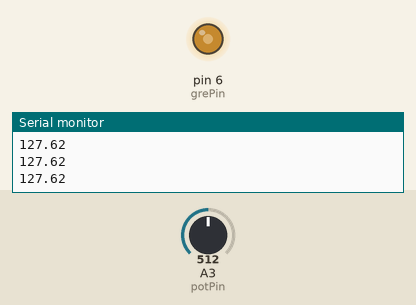
A sketch run on a simulated Arduino Uno, built with avr-gcc and run on an emulated ATmega328P. Parts: output pins drawn as LEDs (lit = HIGH), the last lines printed to the serial monitor. Inputs (shaded band) come from the test bench; at power-on: A3 (potPin) = 512.

Above: at 1.2 s.
1.3 s: A3 (potPin) set to 716
At 2.5 s:
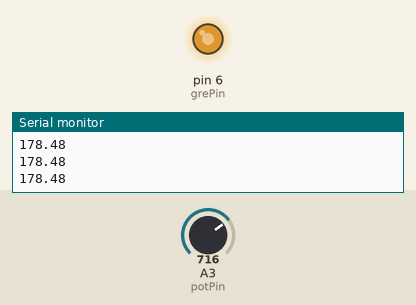
2.8 s: A3 (potPin) set to 900
At 3.5 s:
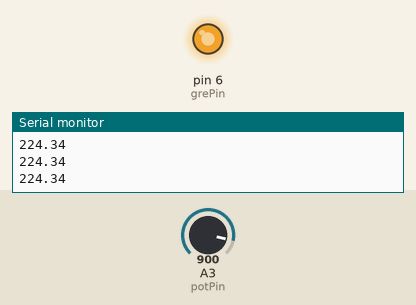
4.3 s: A3 (potPin) set to 122
At 4.6 s:
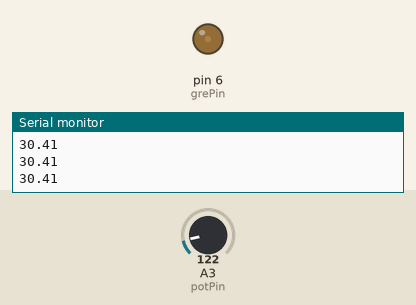
5.8 s: A3 (potPin) set to 0
At 6.8 s:
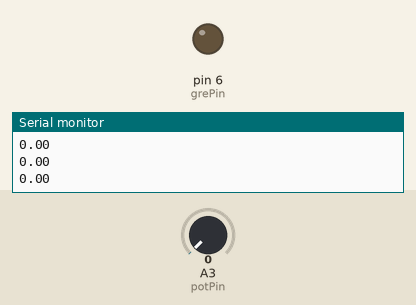
7.3 s: A3 (potPin) set to 511
At 8.2 s:
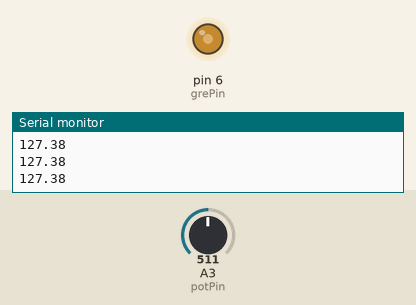
Timing chart, 0 to 9.8 s (numbered marks = the images above; inputs shaded):
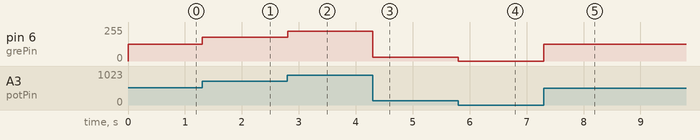

The sketch:

14-Dimmable-LED-Project.ino
```cpp
/**
 * Lesson 14-Dimmable-LED-Project
 *
 * Drives an LED through a smooth brightness ramp using hardware PWM.
 * Modify values by using a potentiometer and the values it reads.
 */

int grePin = 6;
int potPin = A3;

int potVal;
float ledVal;


void setup() {
  pinMode(potPin,INPUT);
  pinMode(grePin,OUTPUT);
  Serial.begin(9600);
}

void loop() {
  //Read value from the potentiometer
  potVal = analogRead(potPin);
  //Calculate equivalent value for LED
  ledVal = (255./1023.)*potVal;
  //Make LED correct birghtness
  analogWrite(grePin,ledVal);
  Serial.println(ledVal);
}
```

Measured:
- after the input at 1.3 s, pin 6 (grePin): 127/255 → 178/255 at once
- after the input at 2.8 s, pin 6 (grePin): 178/255 → 224/255 at once
- after the input at 4.3 s, pin 6 (grePin): 224/255 → 30/255 at once
- after the input at 5.8 s, pin 6 (grePin): 30/255 → 0/255 at once
- after the input at 7.3 s, pin 6 (grePin): 0/255 → 127/255 at once
